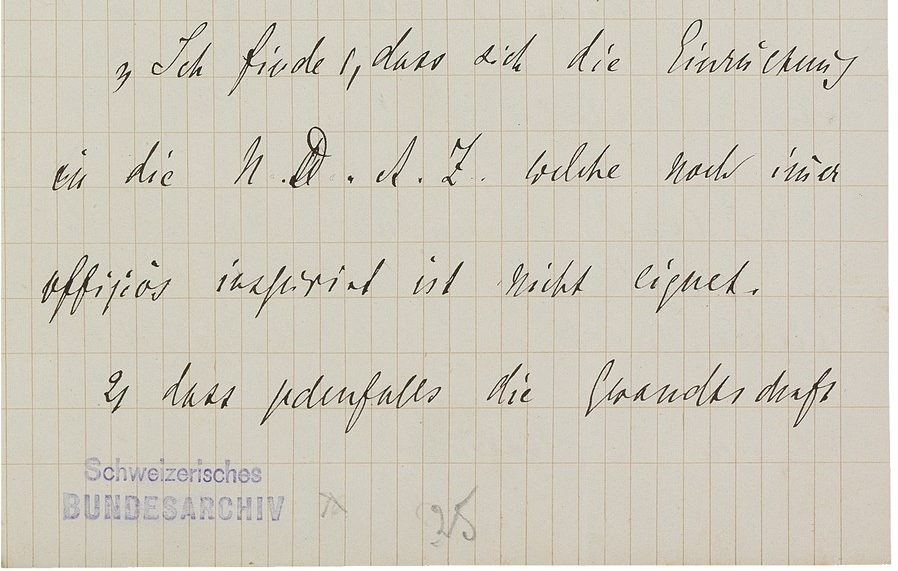
#> input picture SauvolaNet/Dataset/TRAIN_4D19_source.bmp, 898 x 571 px, given in place of TRAIN_4D19_source.png, which was not available
$ python make_ground_truth_dibco.py ../SauvolaNet/Dataset/TRAIN_4D19_source.bmp
#> lines starting #> are read from the running program, lines starting #| are printed output that depends on the picture; after the words box and inside, x2 and y2 are one past the last pixel; in counts of white or black regions, pixels touching at a corner belong together; pictures that were not available may be replaced by others from this repository, and a replacement may not be noted
### 2Stage_GAN/tool_clean.py
import numpy as np
import cv2

# utils for binarization
IMG_EXTENSIONS = [
    '.jpg', '.JPG', '.jpeg', '.JPEG',
    '.png', '.PNG', '.bmp', '.BMP'
]


def check_is_image(file_name):
    return any(file_name.endswith(extension) for extension in IMG_EXTENSIONS)


# [195 lines left out: functions image_padding, getMedian, get_image_patch, not called in this run]


# get image patch, no padding
def get_image_patch_deep(image, imgh, imgw, reshape=None, overlap=0.1):

    overlap_wid = int(imgw * overlap)
    overlap_hig = int(imgh * overlap)

    height, width = image.shape[:2]

    image_list = []
    posit_list = []

    for ys in range(0, height-imgh, overlap_hig):
        ye = ys + imgh
        if ye > height:
            ye = height
        for xs in range(0,width-imgw,overlap_wid):
            xe = xs + imgw
            if xe > width:
                xe = width
            imgpath = image[ys:ye,xs:xe]
            if reshape is not None:
                imgpath = cv2.resize(imgpath, dsize=reshape, interpolation=cv2.INTER_NEAREST)
            image_list.append(imgpath)
            pos = np.array([ys,xs,ye,xe])
            posit_list.append(pos)

    # last coloum
    for xs in range(0, width-imgw, overlap_wid):
        xe = xs + imgw
        if xe > width:
            xe = width
        ye = height
        ys = ye - imgh
        if ys < 0:
            ys = 0

        imgpath = image[ys:ye,xs:xe]
        if reshape is not None:
            imgpath = cv2.resize(imgpath, dsize=reshape, interpolation=cv2.INTER_NEAREST)
        image_list.append(imgpath)
        pos = np.array([ys,xs,ye,xe])
        posit_list.append(pos)

    # last row
    for ys in range(0, height-imgh, overlap_hig):
        ye = ys + imgh
        if ye > height:
            ye = height
        xe = width
        xs = xe - imgw
        if xs < 0:
            xs = 0

        imgpath = image[ys:ye,xs:xe]
        if reshape is not None:
            imgpath = cv2.resize(imgpath, dsize=reshape, interpolation=cv2.INTER_NEAREST)
        image_list.append(imgpath)
        pos = np.array([ys,xs,ye,xe])
        posit_list.append(pos)

    # last rectangle
    ye = height
    ys = ye - imgh
    if ys < 0:
        ys = 0
    xe = width
    xs = xe - imgw
    if xs < 0:
        xs = 0

    imgpath = image[ys:ye,xs:xe]
    if reshape is not None:
        imgpath = cv2.resize(imgpath, dsize=reshape, interpolation=cv2.INTER_NEAREST)
    image_list.append(imgpath)
    pos = np.array([ys,xs,ye,xe])
    posit_list.append(pos)

    return image_list, posit_list

### 2Stage_GAN/make_ground_truth_dibco.py
import os
import numpy as np
import cv2
import math
from tool_clean import get_image_patch_deep, check_is_image


def main(argv=None):

    image_dir = 'images_degraded/'
    mask_dir = 'images_GT/'

    overlap = 30. / 100. # 30. / 100. -> 119,208
    imgh = 256
    imgw = 256
    reshape = (imgw, imgh)
    scale_list = [0.75, 1.00, 1.25, 1.50] # sample patches with the scale factor and resize patches to 256 * 256 // 192, 256, 320, 384
    rotation = [0, 3]

    image_save_dir = './image_patches'
    mask_save_dir = './mask_patches'
    os.makedirs(image_save_dir, exist_ok=True)
    os.makedirs(mask_save_dir, exist_ok=True)

    image_pathes = os.listdir(image_dir)
    for image_path in image_pathes:
        if not check_is_image(image_path):
            print('not image', image_path)
            continue

        image_name = image_path.split('.')[0]

        # find and read mask file
        if os.path.isfile(os.path.join(mask_dir, image_name) + '.png'):
            mask = cv2.imread(os.path.join(mask_dir, image_name) + '.png', cv2.IMREAD_GRAYSCALE)
#> mask: shape (571, 898); min 1, max 255, mean 202.4
        elif os.path.isfile(os.path.join(mask_dir, image_name) + '.bmp'):
            mask = cv2.imread(os.path.join(mask_dir, image_name) + '.bmp', cv2.IMREAD_GRAYSCALE)
        elif os.path.isfile(os.path.join(mask_dir, image_name) + '.tif'):
            mask = cv2.imread(os.path.join(mask_dir, image_name) + '.tif', cv2.IMREAD_GRAYSCALE)
        elif os.path.isfile(os.path.join(mask_dir, image_name) + '.tiff'):
            mask = cv2.imread(os.path.join(mask_dir, image_name) + '.tiff', cv2.IMREAD_GRAYSCALE)

        else:
            print('no mask', image_path)
            continue

        # there are few images that have a value (1 ~ 254), bickley image has thin stroke
        mask[mask < 190] = 0
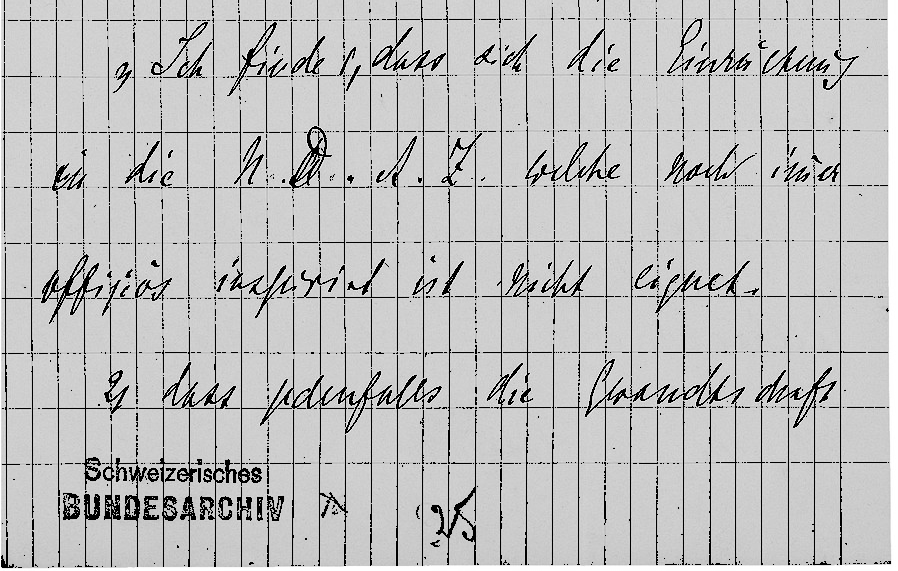
#> mask: shape (571, 898); min 0, max 255, mean 190
        mask[mask >= 190] = 255
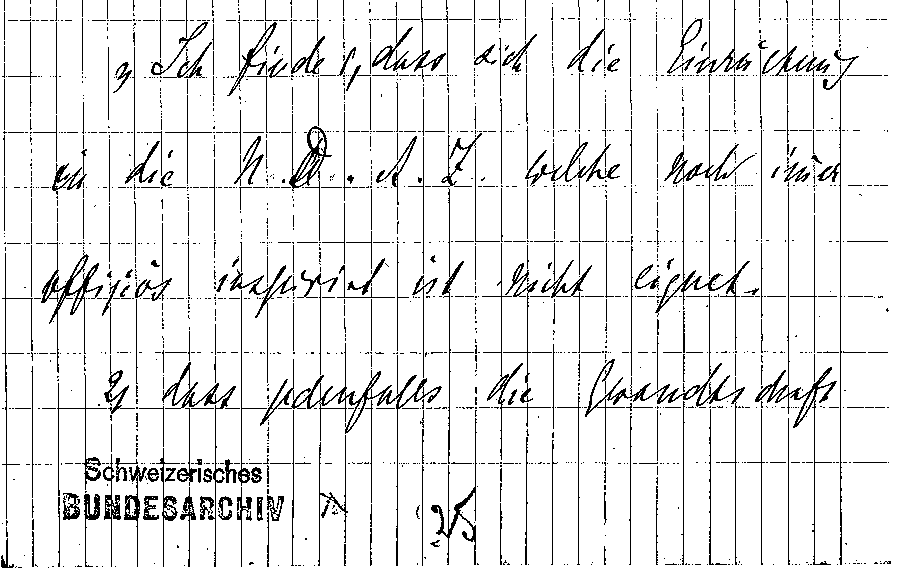
#> mask: shape (571, 898); 91.4% white; black in thin lines or dots

        image = cv2.imread(os.path.join(image_dir + image_path))
#> image is the input picture: shape (571, 898, 3); mean B, G, R 189, 202.5, 207.5
        print('processing the image:', image_path)
        # continue

        scale_cnt = 0
        for scale in scale_list:
            # (patches, 256, 256, 3)
            crpW = int(scale * imgw)
            crpH = int(scale * imgh)

            image_patches, _ = get_image_patch_deep(image, crpH, crpW, reshape, overlap=overlap)
            mask_patches, poslist = get_image_patch_deep(mask, crpH, crpW, reshape, overlap=overlap)

            print('get patches: %d' % len(image_patches))

            for idx in range(len(image_patches)):
                img_color = image_patches[idx]
                img_gray = cv2.cvtColor(img_color, cv2.COLOR_BGR2GRAY)

                mask_gray = mask_patches[idx]

                # agumentation
                for k in rotation:
                    img_color_tmp = np.rot90(img_color, k)
                    mask_gray_tmp = np.rot90(mask_gray, k)
                    cv2.imwrite('%s/%s_s%dr%di%d.png' % (image_save_dir, image_name, scale_cnt, k, idx), img_color_tmp)
                    cv2.imwrite('%s/%s_s%dr%di%d.png' % (mask_save_dir, image_name, scale_cnt, k, idx), mask_gray_tmp)

                # exit(1)
            scale_cnt += 1
#> this loop made 4 passes
#| get patches: 112
#| get patches: 60
#| get patches: 32
#| get patches: 18
#> pass 1, in get_image_patch_deep, `imgpath = cv2.resize(imgpath, dsize=reshape, interpolation=cv2.INTER_N..`:
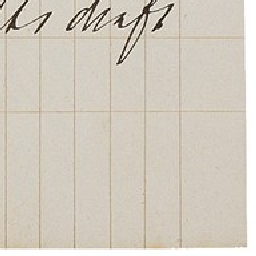
#> imgpath: shape (256, 256, 3); mean B, G, R 191.3, 203.3, 210.2
#> pass 1, in get_image_patch_deep (call 2), `imgpath = image[ys:ye,xs:xe]`:
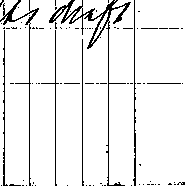
#> imgpath: shape (192, 192); 93.3% white; black in thin lines or dots
#> pass 1, in get_image_patch_deep (call 2), `imgpath = cv2.resize(imgpath, dsize=reshape, interpolation=cv2.INTER_N..`:
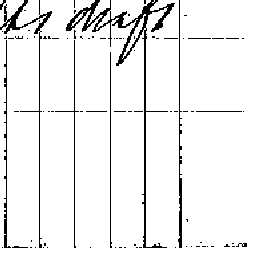
#> imgpath: shape (256, 256); 93.7% white; black in thin lines or dots
#> after the loop:
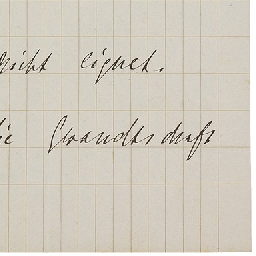
#> img_color: shape (256, 256, 3); mean B, G, R 191.3, 203.8, 209.7
#> after the loop:
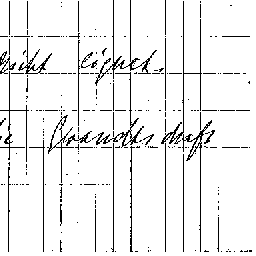
#> mask_gray: shape (256, 256); 93.3% white; black in thin lines or dots
#> after the loop, scale_cnt = 4
            # exit(1)


if __name__ == '__main__':
    print('make?')
    #exit(1)
    main()

$ run again, on SauvolaNet/Dataset/TRAIN_7D19_source.bmp
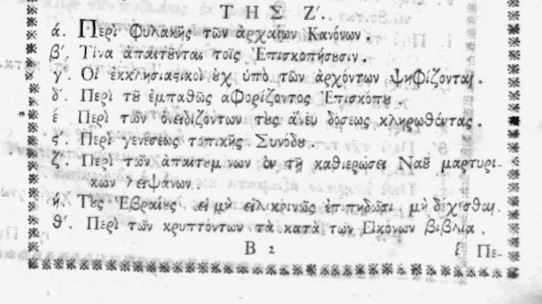
#> input picture SauvolaNet/Dataset/TRAIN_7D19_source.bmp, 542 x 304 px, given in place of TRAIN_7D19_source.png, which was not available
#> in main, mask is the input picture: shape (304, 542); min 20, max 255, mean 223.5
#> in main, `mask[mask >= 190] = 255`:
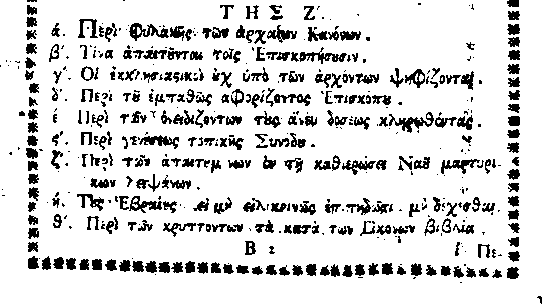
#> mask: shape (304, 542); 85.3% white; 522 black regions (221 under 20 px), largest, box (x1, y1, x2, y2) and area: (389, 112, 434, 133) 329, (129, 23, 169, 41) 302, (299, 47, 347, 64) 284
#> the loop in main, `for scale in scale_list:` made 4 passes
#> poslist on pass 4: [[0, 0, 304, 384], [0, 115, 304, 499], [0, 158, 304, 542]]
#> (printed output is left out)
#> after the loop in main, `for scale in scale_list:`:
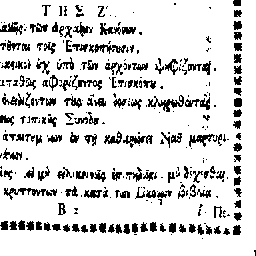
#> mask_gray: shape (256, 256); 85.1% white; black in thin lines or dots
#> after the loop in main, `for scale in scale_list:`: scale_cnt = 4
